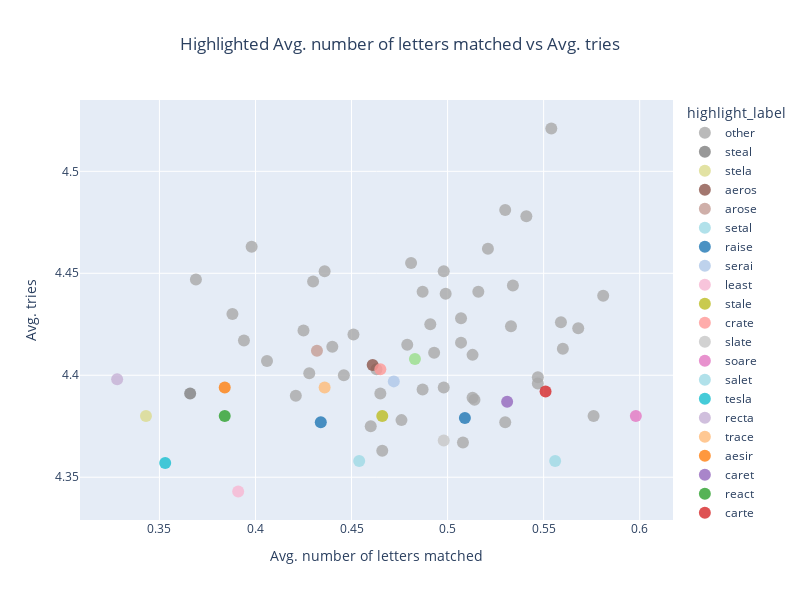

Notebook cell for this chart:
### Code cell
plot_guess_stats_highlighted_words(
    dataf=guess_stats,
    x_axis_data="avg_letters_matched",
    y_axis_data="tries_mean",
    words=words_to_highlight,
    title="Highlighted Avg. number of letters matched vs Avg. tries",
    xaxis_title="Avg. number of letters matched",
    yaxis_title="Avg. tries"
)

### Figure 1 — Plotly figure (JSON) as saved in the notebook; plotly's stock layout.template omitted (floating-point values rounded to 4 significant figures)
{"data": [{"hovertemplate": "highlight_label=other<br>avg_letters_matched=%{x}<br>tries_mean=%{y}<extra></extra>", "legendgroup": "other", "marker": {"color": "rgb(169, 169, 169)", "opacity": 0.8, "size": 12, "symbol": "circle"}, "mode": "markers", "name": "other", "orientation": "v", "showlegend": true, "type": "scatter", "x": [0.541, 0.44, 0.507, 0.436, 0.43, 0.514, 0.465, 0.56, 0.394, 0.487, 0.498, 0.463, 0.53, 0.487, 0.479, 0.499, 0.406, 0.476, 0.507, 0.388, 0.581, 0.513, 0.446, 0.398, 0.46, 0.508, 0.547, 0.498, 0.576, 0.369, 0.493, 0.491, 0.466, 0.521, 0.421, 0.425, 0.559, 0.547, 0.554, 0.533, 0.513, 0.568, 0.516, 0.53, 0.534, 0.481, 0.451, 0.428], "xaxis": "x", "y": [4.478, 4.414, 4.416, 4.451, 4.446, 4.388, 4.391, 4.413, 4.417, 4.441, 4.451, 4.403, 4.377, 4.393, 4.415, 4.44, 4.407, 4.378, 4.428, 4.43, 4.439, 4.41, 4.4, 4.463, 4.375, 4.367, 4.399, 4.394, 4.38, 4.447, 4.411, 4.425, 4.363, 4.462, 4.39, 4.422, 4.426, 4.396, 4.521, 4.424, 4.389, 4.423, 4.441, 4.481, 4.444, 4.455, 4.42, 4.401], "yaxis": "y"}, {"hovertemplate": "highlight_label=steal<br>avg_letters_matched=%{x}<br>tries_mean=%{y}<extra></extra>", "legendgroup": "steal", "marker": {"color": "rgb(127, 127, 127)", "opacity": 0.8, "size": 12, "symbol": "circle"}, "mode": "markers", "name": "steal", "orientation": "v", "showlegend": true, "type": "scatter", "x": [0.366], "xaxis": "x", "y": [4.391], "yaxis": "y"}, {"hovertemplate": "highlight_label=stela<br>avg_letters_matched=%{x}<br>tries_mean=%{y}<extra></extra>", "legendgroup": "stela", "marker": {"color": "rgb(219, 219, 141)", "opacity": 0.8, "size": 12, "symbol": "circle"}, "mode": "markers", "name": "stela", "orientation": "v", "showlegend": true, "type": "scatter", "x": [0.343], "xaxis": "x", "y": [4.38], "yaxis": "y"}, {"hovertemplate": "highlight_label=aeros<br>avg_letters_matched=%{x}<br>tries_mean=%{y}<extra></extra>", "legendgroup": "aeros", "marker": {"color": "rgb(140, 86, 75)", "opacity": 0.8, "size": 12, "symbol": "circle"}, "mode": "markers", "name": "aeros", "orientation": "v", "showlegend": true, "type": "scatter", "x": [0.461], "xaxis": "x", "y": [4.405], "yaxis": "y"}, {"hovertemplate": "highlight_label=arose<br>avg_letters_matched=%{x}<br>tries_mean=%{y}<extra></extra>", "legendgroup": "arose", "marker": {"color": "rgb(196, 156, 148)", "opacity": 0.8, "size": 12, "symbol": "circle"}, "mode": "markers", "name": "arose", "orientation": "v", "showlegend": true, "type": "scatter", "x": [0.432], "xaxis": "x", "y": [4.412], "yaxis": "y"}, {"hovertemplate": "highlight_label=setal<br>avg_letters_matched=%{x}<br>tries_mean=%{y}<extra></extra>", "legendgroup": "setal", "marker": {"color": "rgb(158, 218, 229)", "opacity": 0.8, "size": 12, "symbol": "circle"}, "mode": "markers", "name": "setal", "orientation": "v", "showlegend": true, "type": "scatter", "x": [0.454], "xaxis": "x", "y": [4.358], "yaxis": "y"}, {"hovertemplate": "highlight_label=raise<br>avg_letters_matched=%{x}<br>tries_mean=%{y}<extra></extra>", "legendgroup": "raise", "marker": {"color": "rgb(31, 119, 180)", "opacity": 0.8, "size": 12, "symbol": "circle"}, "mode": "markers", "name": "raise", "orientation": "v", "showlegend": true, "type": "scatter", "x": [0.509], "xaxis": "x", "y": [4.379], "yaxis": "y"}, {"hovertemplate": "highlight_label=serai<br>avg_letters_matched=%{x}<br>tries_mean=%{y}<extra></extra>", "legendgroup": "serai", "marker": {"color": "rgb(174, 199, 232)", "opacity": 0.8, "size": 12, "symbol": "circle"}, "mode": "markers", "name": "serai", "orientation": "v", "showlegend": true, "type": "scatter", "x": [0.472], "xaxis": "x", "y": [4.397], "yaxis": "y"}, {"hovertemplate": "highlight_label=least<br>avg_letters_matched=%{x}<br>tries_mean=%{y}<extra></extra>", "legendgroup": "least", "marker": {"color": "rgb(247, 182, 210)", "opacity": 0.8, "size": 12, "symbol": "circle"}, "mode": "markers", "name": "least", "orientation": "v", "showlegend": true, "type": "scatter", "x": [0.391], "xaxis": "x", "y": [4.343], "yaxis": "y"}, {"hovertemplate": "highlight_label=stale<br>avg_letters_matched=%{x}<br>tries_mean=%{y}<extra></extra>", "legendgroup": "stale", "marker": {"color": "rgb(188, 189, 34)", "opacity": 0.8, "size": 12, "symbol": "circle"}, "mode": "markers", "name": "stale", "orientation": "v", "showlegend": true, "type": "scatter", "x": [0.466], "xaxis": "x", "y": [4.38], "yaxis": "y"}, {"hovertemplate": "highlight_label=crate<br>avg_letters_matched=%{x}<br>tries_mean=%{y}<extra></extra>", "legendgroup": "crate", "marker": {"color": "rgb(255, 152, 150)", "opacity": 0.8, "size": 12, "symbol": "circle"}, "mode": "markers", "name": "crate", "orientation": "v", "showlegend": true, "type": "scatter", "x": [0.465], "xaxis": "x", "y": [4.403], "yaxis": "y"}, {"hovertemplate": "highlight_label=slate<br>avg_letters_matched=%{x}<br>tries_mean=%{y}<extra></extra>", "legendgroup": "slate", "marker": {"color": "rgb(199, 199, 199)", "opacity": 0.8, "size": 12, "symbol": "circle"}, "mode": "markers", "name": "slate", "orientation": "v", "showlegend": true, "type": "scatter", "x": [0.498], "xaxis": "x", "y": [4.368], "yaxis": "y"}, {"hovertemplate": "highlight_label=soare<br>avg_letters_matched=%{x}<br>tries_mean=%{y}<extra></extra>", "legendgroup": "soare", "marker": {"color": "rgb(227, 119, 194)", "opacity": 0.8, "size": 12, "symbol": "circle"}, "mode": "markers", "name": "soare", "orientation": "v", "showlegend": true, "type": "scatter", "x": [0.598], "xaxis": "x", "y": [4.38], "yaxis": "y"}, {"hovertemplate": "highlight_label=salet<br>avg_letters_matched=%{x}<br>tries_mean=%{y}<extra></extra>", "legendgroup": "salet", "marker": {"color": "rgb(158, 218, 229)", "opacity": 0.8, "size": 12, "symbol": "circle"}, "mode": "markers", "name": "salet", "orientation": "v", "showlegend": true, "type": "scatter", "x": [0.556], "xaxis": "x", "y": [4.358], "yaxis": "y"}, {"hovertemplate": "highlight_label=tesla<br>avg_letters_matched=%{x}<br>tries_mean=%{y}<extra></extra>", "legendgroup": "tesla", "marker": {"color": "rgb(23, 190, 207)", "opacity": 0.8, "size": 12, "symbol": "circle"}, "mode": "markers", "name": "tesla", "orientation": "v", "showlegend": true, "type": "scatter", "x": [0.353], "xaxis": "x", "y": [4.357], "yaxis": "y"}, {"hovertemplate": "highlight_label=recta<br>avg_letters_matched=%{x}<br>tries_mean=%{y}<extra></extra>", "legendgroup": "recta", "marker": {"color": "rgb(197, 176, 213)", "opacity": 0.8, "size": 12, "symbol": "circle"}, "mode": "markers", "name": "recta", "orientation": "v", "showlegend": true, "type": "scatter", "x": [0.328], "xaxis": "x", "y": [4.398], "yaxis": "y"}, {"hovertemplate": "highlight_label=trace<br>avg_letters_matched=%{x}<br>tries_mean=%{y}<extra></extra>", "legendgroup": "trace", "marker": {"color": "rgb(255, 187, 120)", "opacity": 0.8, "size": 12, "symbol": "circle"}, "mode": "markers", "name": "trace", "orientation": "v", "showlegend": true, "type": "scatter", "x": [0.436], "xaxis": "x", "y": [4.394], "yaxis": "y"}, {"hovertemplate": "highlight_label=aesir<br>avg_letters_matched=%{x}<br>tries_mean=%{y}<extra></extra>", "legendgroup": "aesir", "marker": {"color": "rgb(255, 127, 14)", "opacity": 0.8, "size": 12, "symbol": "circle"}, "mode": "markers", "name": "aesir", "orientation": "v", "showlegend": true, "type": "scatter", "x": [0.384], "xaxis": "x", "y": [4.394], "yaxis": "y"}, {"hovertemplate": "highlight_label=caret<br>avg_letters_matched=%{x}<br>tries_mean=%{y}<extra></extra>", "legendgroup": "caret", "marker": {"color": "rgb(148, 103, 189)", "opacity": 0.8, "size": 12, "symbol": "circle"}, "mode": "markers", "name": "caret", "orientation": "v", "showlegend": true, "type": "scatter", "x": [0.531], "xaxis": "x", "y": [4.387], "yaxis": "y"}, {"hovertemplate": "highlight_label=react<br>avg_letters_matched=%{x}<br>tries_mean=%{y}<extra></extra>", "legendgroup": "react", "marker": {"color": "rgb(44, 160, 44)", "opacity": 0.8, "size": 12, "symbol": "circle"}, "mode": "markers", "name": "react", "orientation": "v", "showlegend": true, "type": "scatter", "x": [0.384], "xaxis": "x", "y": [4.38], "yaxis": "y"}, {"hovertemplate": "highlight_label=carte<br>avg_letters_matched=%{x}<br>tries_mean=%{y}<extra></extra>", "legendgroup": "carte", "marker": {"color": "rgb(214, 39, 40)", "opacity": 0.8, "size": 12, "symbol": "circle"}, "mode": "markers", "name": "carte", "orientation": "v", "showlegend": true, "type": "scatter", "x": [0.551], "xaxis": "x", "y": [4.392], "yaxis": "y"}, {"hovertemplate": "highlight_label=cater<br>avg_letters_matched=%{x}<br>tries_mean=%{y}<extra></extra>", "legendgroup": "cater", "marker": {"color": "rgb(152, 223, 138)", "opacity": 0.8, "size": 12, "symbol": "circle"}, "mode": "markers", "name": "cater", "orientation": "v", "showlegend": true, "type": "scatter", "x": [0.483], "xaxis": "x", "y": [4.408], "yaxis": "y"}, {"hovertemplate": "highlight_label=arise<br>avg_letters_matched=%{x}<br>tries_mean=%{y}<extra></extra>", "legendgroup": "arise", "marker": {"color": "rgb(31, 119, 180)", "opacity": 0.8, "size": 12, "symbol": "circle"}, "mode": "markers", "name": "arise", "orientation": "v", "showlegend": true, "type": "scatter", "x": [0.434], "xaxis": "x", "y": [4.377], "yaxis": "y"}], "layout": {"height": 600, "legend": {"title": {"text": "highlight_label"}, "tracegroupgap": 0}, "showlegend": true, "title": {"text": "Highlighted Avg. number of letters matched vs Avg. tries", "x": 0.5}, "width": 800, "xaxis": {"anchor": "y", "domain": [0, 1], "title": {"text": "Avg. number of letters matched"}}, "yaxis": {"anchor": "x", "domain": [0, 1], "title": {"text": "Avg. tries"}}}}
